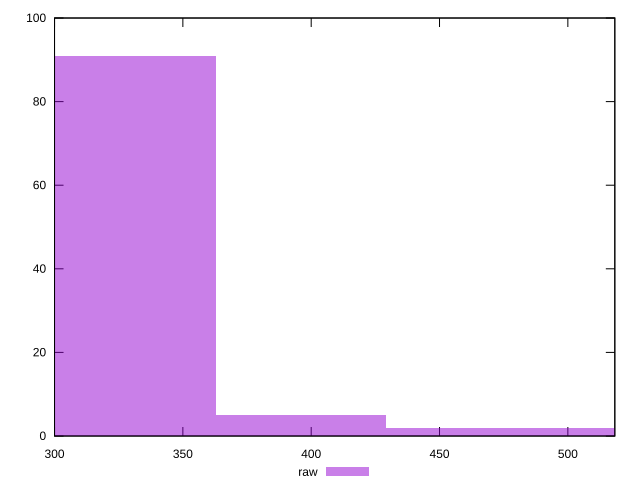

The gnuplot source for this figure:
reset

$raw <<EOF
330.0009924486957 91
396.0011909384348 5
462.0013894281739 2
528.0015879179131 2
EOF

set key outside below
set boxwidth 66.00019848973913
set xrange [300:518.3]
set yrange [0:100]
set trange [0:100]
set style fill transparent solid 0.5 noborder
set terminal svg size 640, 490 enhanced background rgb 'white'
set output "report_00015_2021-02-09T16-11-33.973Z/uses-rel-preconnect/samples/pages/raw/histogram.svg"

plot $raw title "raw" with boxes

reset
